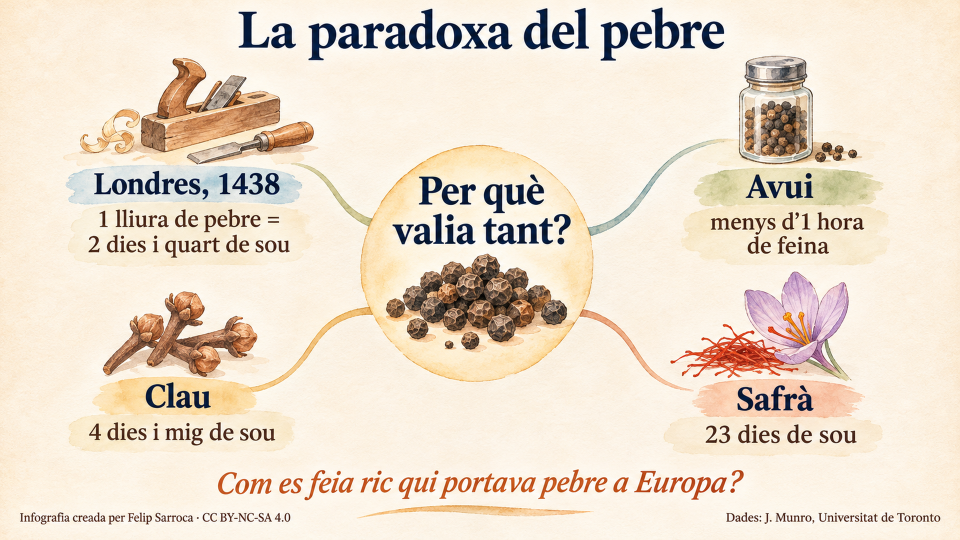
#> input picture Especies/infografies/El comerç de les espècies - (1).png, 1920 x 1080 px, found by its file name (shown at 1/2 size); its folder holds 4 pictures in this run
$ python prepara_imatges.py
#> lines starting #> are read from the running program, lines starting #| are printed output that depends on the picture
# SPDX-License-Identifier: AGPL-3.0-or-later
"""Prepara les imatges de la web a partir de les infografies v2 (des de la carpeta Especies)."""
from PIL import Image, ImageDraw, ImageFilter
import os
G = 'infografies/gen/'; C = 'infografies/comp/'
FINALS = ['El comerç de les espècies - (%d).png' % i for i in range(1, 10)]
NOMS = ['paradoxa', 'especies', 'marco-polo', 'indic', 'preus', 'compradors', 'colom-gama', 'volta-mon', 'avui']
for f, n in zip(FINALS, NOMS):
    im = Image.open('infografies/' + f).convert('RGB')
#> im is the input picture: PIL image 1920x1080 RGB; mean R, G, B 235, 221.4, 204.6
    im.save(f'img/infografies/{n}.webp', quality=82, method=6)
    im.resize((640, 360), Image.LANCZOS).save(f'img/infografies/{n}-mini.webp', quality=78, method=6)
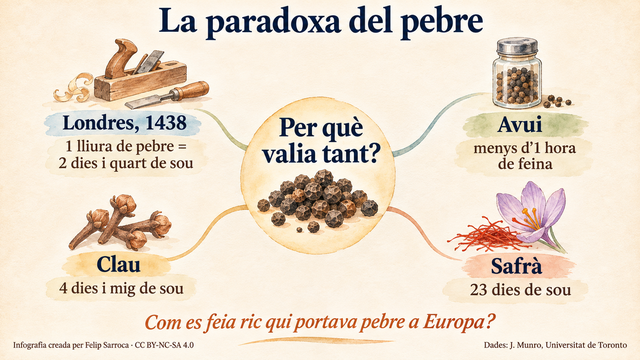
#> saved as paradoxa-mini.webp: PIL image 640x360 RGB; mean R, G, B 235, 221.3, 204.5
#> pass 2 of the loop `for f, n in zip(FINALS, NOMS):`:
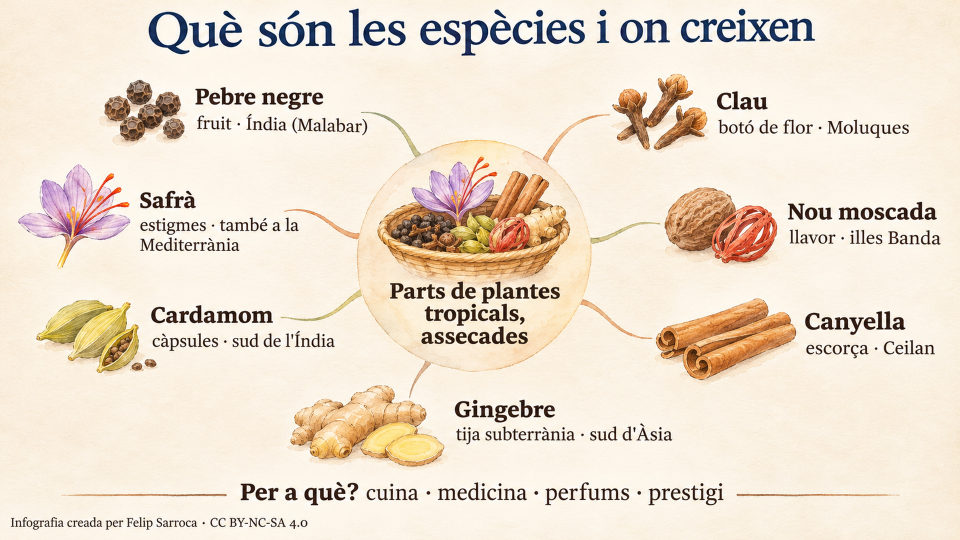
#> input picture Especies/infografies/El comerç de les espècies - (2).png, 1920 x 1080 px, found by its file name (shown at 1/2 size)
#> im is the input picture: PIL image 1920x1080 RGB; mean R, G, B 236.3, 223, 206.6
#> `im.resize((640, 360), Image.LANCZOS).save(f'img/infografies/{n}-mini.w..`:
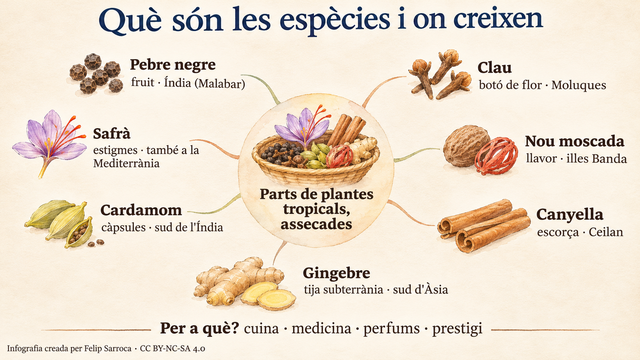
#> saved as especies-mini.webp: PIL image 640x360 RGB; mean R, G, B 236.1, 222.8, 206.6
#> pass 3 of the loop `for f, n in zip(FINALS, NOMS):`:
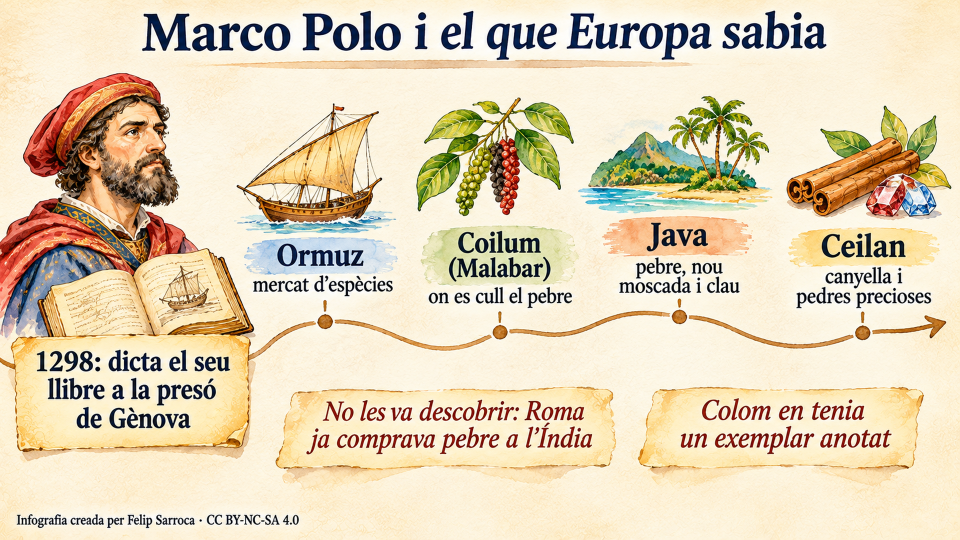
#> input picture Especies/infografies/El comerç de les espècies - (3).png, 1920 x 1080 px, found by its file name (shown at 1/2 size)
#> im is the input picture: PIL image 1920x1080 RGB; mean R, G, B 225.7, 210.8, 182.9
#> `im.resize((640, 360), Image.LANCZOS).save(f'img/infografies/{n}-mini.w..`:
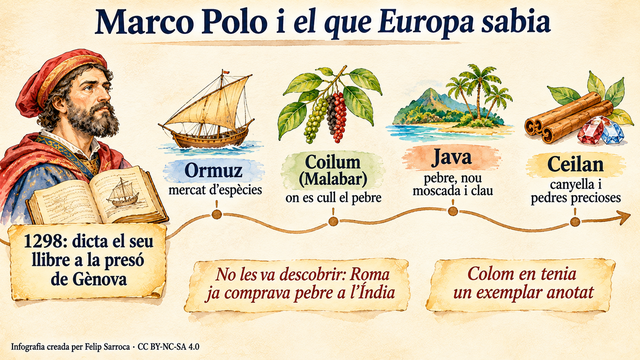
#> saved as marco-polo-mini.webp: PIL image 640x360 RGB; mean R, G, B 225.5, 210.8, 183
#> (the run stopped early here; a loop or call above may not have finished)
